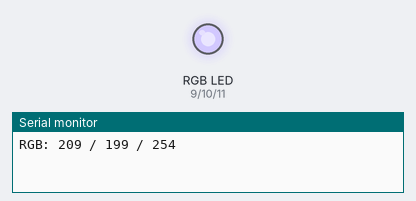
Simulated run of this sketch. Board: Arduino Uno, built with avr-gcc and run on an emulated ATmega328P. Shown: an RGB LED mixed from three pins (HIGH = lit), the last lines printed to the serial monitor. Dim RGB values are drawn brighter than linear; random numbers use the default seed unless the sketch sets one.

Above: at 0.1 s.
At 4.1 s:
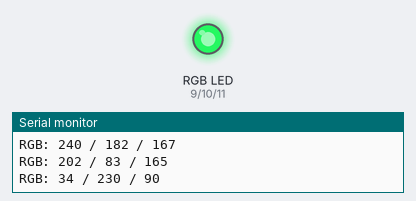
At 9.1 s:
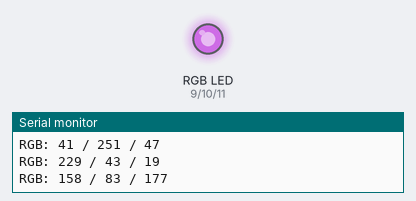
At 19.1 s:
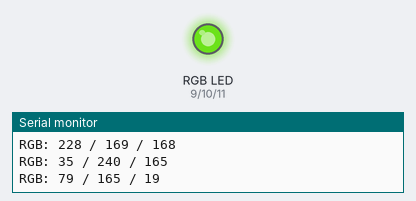
At 28.1 s:
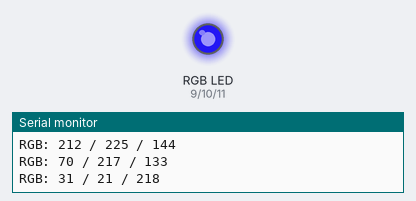
At 38.1 s:
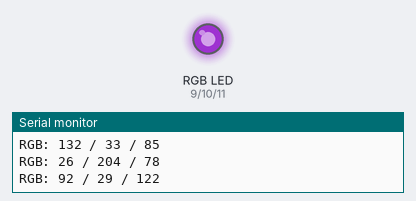
Timing chart, 0 to 40.0 s (numbered marks = the images above):
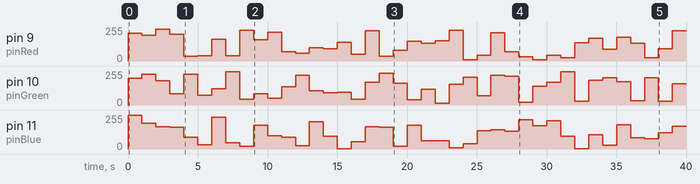

Measured:
- by itself, pin 9 (pinRed): 0/255 → 209/255 at 0.00 s, → 193/255 1.0 s later, → 240/255 1.0 s later, → 202/255 1.0 s later, … (40 changes in this stretch)
- by itself, pin 10 (pinGreen): 0/255 → 199/255 at 0.00 s, → 231/255 1.0 s later, → 182/255 1.0 s later, → 83/255 1.0 s later, … (40 changes in this stretch)

The sketch:

RGB.ino
```cpp
/*
Program: RGB
Author: Anton Liloi Moskalenko
*/

int pinRed = 9;
int pinGreen = 10;
int pinBlue = 11;

void setup() {
  randomSeed(analogRead(0));
  pinMode(pinRed, OUTPUT);
  pinMode(pinGreen, OUTPUT);
  pinMode(pinBlue, OUTPUT);
  Serial.begin(9600);
}

void loop() {
  char buffer[20];
  int red = random(0, 255);
  int green = random(0, 255);
  int blue = random(0, 255);

  sprintf(buffer, "RGB: %d / %d / %d", red, green, blue);
  Serial.println(buffer);

  analogWrite(pinRed, red);
  analogWrite(pinGreen, green);
  analogWrite(pinBlue, blue);

  delay(1000);
}
```
